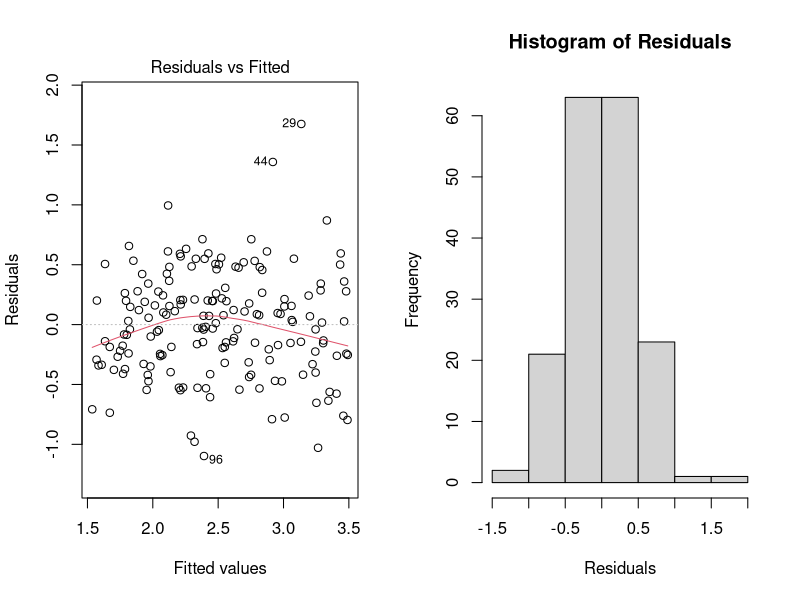

This chart was generated by the following R code: (Note: this script raises an error after producing the figure.)
## ---- chunk 1
hands <- read.csv("data/hands.csv")

## rename variables (odd original coding)
colnames(hands) <- c("time","speed","age","dominant","gender",
                     "HD","handUsed") 
hands$dominant <- factor(hands$dominant)
hands$gender <- factor(hands$gender)
hands$HD <- factor(hands$HD)
hands$handUsed <- factor(hands$handUsed)
## ---- chunk 2
lm.hand <- lm(speed~age, data = hands)
par(mfrow=c(1,2))
plot(lm.hand, which=1)
hist(lm.hand$resid, xlab="Residuals", ylab="Frequency",
     main = "Histogram of Residuals")
## ---- chunk 3
qt(0.95+0.025, 172) #95% t* multiplier 
## ---- chunk 4
ggplot(data = hands,   #This is the data set
       aes(x = age, y = speed, color = dominant))+  #Specify variables
  geom_point(aes(pch = dominant)) +  #Add scatterplot of points
  labs(x = "Age (yrs)",  #Label x-axis
       y = "Speed (sec/peg)",  #Label y-axis
       legend = "Dominant hand",  #Label your legend
       title = "Scatterplot of Age vs. Speed") + #Be sure to tile your plots
  geom_smooth(method = "lm", se = FALSE)  #Add regression line
